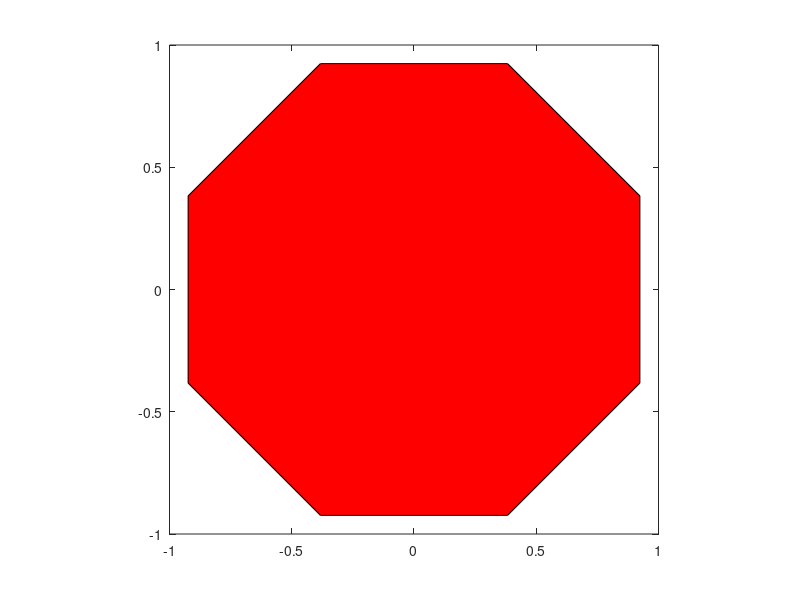

This figure's MATLAB source:
% figure;
% line([1,2], [3, 4], 'Color', 'r');

t = (1/16:1/8:1)'*2*pi;
x = cos(t);
y = sin(t);
% Create a red octagon using the fill function.

fill(x,y,'r')
axis square